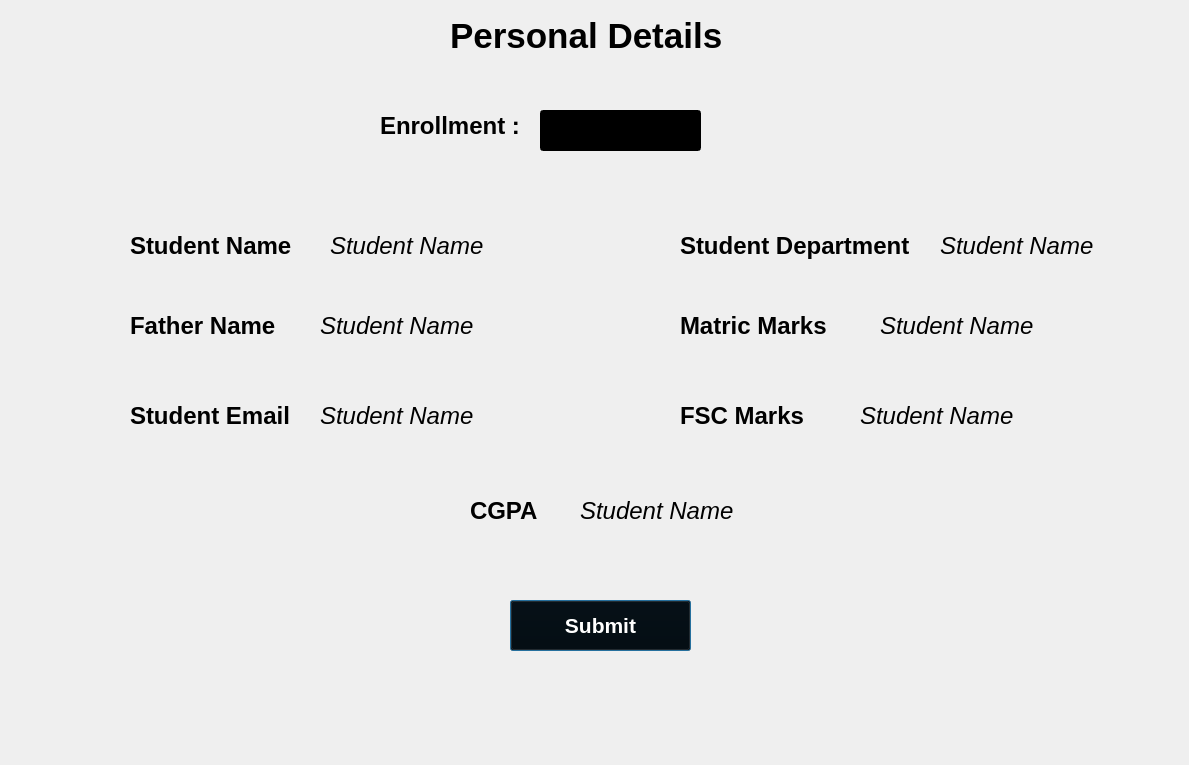
<?xml version="1.0" encoding="UTF-8"?>
<ui version="4.0">
 <class>finalstudentscreen</class>
 <widget class="QDialog" name="finalstudentscreen">
  <property name="geometry">
   <rect>
    <x>0</x>
    <y>0</y>
    <width>1189</width>
    <height>765</height>
   </rect>
  </property>
  <property name="windowTitle">
   <string>Dialog</string>
  </property>
  <widget class="QLabel" name="label">
   <property name="geometry">
    <rect>
     <x>450</x>
     <y>10</y>
     <width>271</width>
     <height>51</height>
    </rect>
   </property>
   <property name="font">
    <font>
     <pointsize>26</pointsize>
     <bold>true</bold>
    </font>
   </property>
   <property name="text">
    <string>Personal Details</string>
   </property>
  </widget>
  <widget class="QLabel" name="label_6">
   <property name="geometry">
    <rect>
     <x>130</x>
     <y>400</y>
     <width>181</width>
     <height>31</height>
    </rect>
   </property>
   <property name="font">
    <font>
     <pointsize>18</pointsize>
     <bold>true</bold>
    </font>
   </property>
   <property name="text">
    <string>Student Email</string>
   </property>
  </widget>
  <widget class="QLabel" name="label_5">
   <property name="geometry">
    <rect>
     <x>130</x>
     <y>310</y>
     <width>181</width>
     <height>31</height>
    </rect>
   </property>
   <property name="font">
    <font>
     <pointsize>18</pointsize>
     <bold>true</bold>
    </font>
   </property>
   <property name="text">
    <string>Father Name</string>
   </property>
  </widget>
  <widget class="QLabel" name="label_4">
   <property name="geometry">
    <rect>
     <x>130</x>
     <y>230</y>
     <width>181</width>
     <height>31</height>
    </rect>
   </property>
   <property name="font">
    <font>
     <pointsize>18</pointsize>
     <bold>true</bold>
    </font>
   </property>
   <property name="text">
    <string>Student Name</string>
   </property>
  </widget>
  <widget class="QLabel" name="label_10">
   <property name="geometry">
    <rect>
     <x>470</x>
     <y>490</y>
     <width>111</width>
     <height>41</height>
    </rect>
   </property>
   <property name="font">
    <font>
     <pointsize>18</pointsize>
     <bold>true</bold>
    </font>
   </property>
   <property name="text">
    <string>CGPA</string>
   </property>
  </widget>
  <widget class="QLabel" name="label_7">
   <property name="geometry">
    <rect>
     <x>680</x>
     <y>230</y>
     <width>241</width>
     <height>31</height>
    </rect>
   </property>
   <property name="font">
    <font>
     <pointsize>18</pointsize>
     <bold>true</bold>
    </font>
   </property>
   <property name="text">
    <string>Student Department</string>
   </property>
  </widget>
  <widget class="QLabel" name="label_9">
   <property name="geometry">
    <rect>
     <x>680</x>
     <y>400</y>
     <width>241</width>
     <height>31</height>
    </rect>
   </property>
   <property name="font">
    <font>
     <pointsize>18</pointsize>
     <bold>true</bold>
    </font>
   </property>
   <property name="text">
    <string>FSC Marks</string>
   </property>
  </widget>
  <widget class="QLabel" name="label_8">
   <property name="geometry">
    <rect>
     <x>680</x>
     <y>310</y>
     <width>241</width>
     <height>31</height>
    </rect>
   </property>
   <property name="font">
    <font>
     <pointsize>18</pointsize>
     <bold>true</bold>
    </font>
   </property>
   <property name="text">
    <string>Matric Marks</string>
   </property>
  </widget>
  <widget class="QPushButton" name="submitbtn">
   <property name="geometry">
    <rect>
     <x>510</x>
     <y>600</y>
     <width>181</width>
     <height>51</height>
    </rect>
   </property>
   <property name="font">
    <font>
     <pointsize>16</pointsize>
     <bold>true</bold>
    </font>
   </property>
   <property name="styleSheet">
    <string notr="true">background-color: rgb(0, 0, 0);
color: rgb(255,255, 255);
</string>
   </property>
   <property name="text">
    <string>Submit</string>
   </property>
  </widget>
  <widget class="QLabel" name="std_name">
   <property name="geometry">
    <rect>
     <x>330</x>
     <y>230</y>
     <width>181</width>
     <height>31</height>
    </rect>
   </property>
   <property name="font">
    <font>
     <pointsize>18</pointsize>
     <italic>true</italic>
     <bold>false</bold>
    </font>
   </property>
   <property name="text">
    <string>Student Name</string>
   </property>
  </widget>
  <widget class="QLabel" name="fthr_name">
   <property name="geometry">
    <rect>
     <x>320</x>
     <y>310</y>
     <width>181</width>
     <height>31</height>
    </rect>
   </property>
   <property name="font">
    <font>
     <pointsize>18</pointsize>
     <italic>true</italic>
     <bold>false</bold>
    </font>
   </property>
   <property name="text">
    <string>Student Name</string>
   </property>
  </widget>
  <widget class="QLabel" name="std_email">
   <property name="geometry">
    <rect>
     <x>320</x>
     <y>400</y>
     <width>321</width>
     <height>31</height>
    </rect>
   </property>
   <property name="font">
    <font>
     <pointsize>18</pointsize>
     <italic>true</italic>
     <bold>false</bold>
    </font>
   </property>
   <property name="text">
    <string>Student Name</string>
   </property>
  </widget>
  <widget class="QLabel" name="std_dpt">
   <property name="geometry">
    <rect>
     <x>940</x>
     <y>230</y>
     <width>181</width>
     <height>31</height>
    </rect>
   </property>
   <property name="font">
    <font>
     <pointsize>18</pointsize>
     <italic>true</italic>
     <bold>false</bold>
    </font>
   </property>
   <property name="text">
    <string>Student Name</string>
   </property>
  </widget>
  <widget class="QLabel" name="matric">
   <property name="geometry">
    <rect>
     <x>880</x>
     <y>310</y>
     <width>181</width>
     <height>31</height>
    </rect>
   </property>
   <property name="font">
    <font>
     <pointsize>18</pointsize>
     <italic>true</italic>
     <bold>false</bold>
    </font>
   </property>
   <property name="text">
    <string>Student Name</string>
   </property>
  </widget>
  <widget class="QLabel" name="fsc">
   <property name="geometry">
    <rect>
     <x>860</x>
     <y>400</y>
     <width>181</width>
     <height>31</height>
    </rect>
   </property>
   <property name="font">
    <font>
     <pointsize>18</pointsize>
     <italic>true</italic>
     <bold>false</bold>
    </font>
   </property>
   <property name="text">
    <string>Student Name</string>
   </property>
  </widget>
  <widget class="QLabel" name="cgpa">
   <property name="geometry">
    <rect>
     <x>580</x>
     <y>490</y>
     <width>181</width>
     <height>41</height>
    </rect>
   </property>
   <property name="font">
    <font>
     <pointsize>18</pointsize>
     <italic>true</italic>
     <bold>false</bold>
    </font>
   </property>
   <property name="text">
    <string>Student Name</string>
   </property>
  </widget>
  <widget class="QLabel" name="label_11">
   <property name="geometry">
    <rect>
     <x>380</x>
     <y>110</y>
     <width>151</width>
     <height>31</height>
    </rect>
   </property>
   <property name="font">
    <font>
     <pointsize>18</pointsize>
     <bold>true</bold>
    </font>
   </property>
   <property name="text">
    <string>Enrollment :</string>
   </property>
  </widget>
  <widget class="QLineEdit" name="roll_no">
   <property name="geometry">
    <rect>
     <x>540</x>
     <y>110</y>
     <width>161</width>
     <height>41</height>
    </rect>
   </property>
   <property name="styleSheet">
    <string notr="true">background-color: rgb(0, 0, 0);
color: rgb(255,255, 255);
</string>
   </property>
  </widget>
 </widget>
 <resources/>
 <connections/>
</ui>
